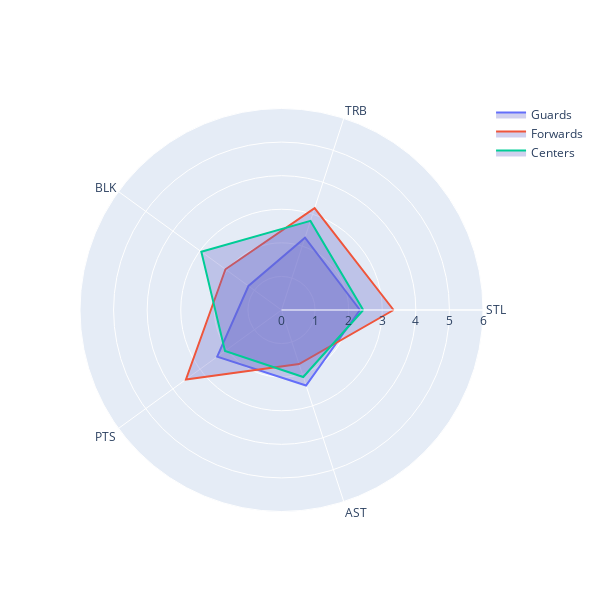

Notebook cell for this chart:
### Code cell
closed_g = close_loop(g_p)
closed_f = close_loop(f_p)
closed_c = close_loop(c_p)
concatted = pd.concat([g_p, f_p, c_p])
concatted = concatted.round(2)
print(concatted)

t1 = time.time()

# Create the polar plot with multiple traces
fig = go.Figure()

# Add trace for the first DataFrame
fig.add_trace(go.Scatterpolar(
    r=closed_g['Col B'],
    theta=closed_g['Col A'],
    mode='lines',
    name='Guards',
    fill='toself',  # Fill area under the curve
    fillcolor='rgba(100, 100, 200, 0.3)'
))

# Add trace for the second DataFrame
fig.add_trace(go.Scatterpolar(
    r=closed_f['Col B'],
    theta=closed_f['Col A'],
    mode='lines',
    name='Forwards',
    fill='toself',  # Fill area under the curve
    fillcolor='rgba(100, 100, 200, 0.3)'
))

fig.add_trace(go.Scatterpolar(
    r=closed_c['Col B'],
    theta=closed_c['Col A'],
    mode='lines',
    name='Centers',
    fill='toself',  # Fill area under the curve
    fillcolor='rgba(100, 100, 200, 0.3)'
))

# Update the layout to set the radial axis range
fig.update_layout(
    width = 600,
    height= 600,
    polar=dict(
        radialaxis=dict(
            range=[0, 6]  # Set the desired range for the radial axis
        )
    ))

### Figure 1 — Plotly figure (JSON) as saved in the notebook; plotly's stock layout.template omitted (floating-point values rounded to 4 significant figures)
{"data": [{"fill": "toself", "fillcolor": "rgba(100, 100, 200, 0.3)", "mode": "lines", "name": "Guards", "r": [2.337, 2.266, 1.217, 2.367, 2.365, 2.337], "theta": ["STL", "TRB", "BLK", "PTS", "AST", "STL"], "type": "scatterpolar"}, {"fill": "toself", "fillcolor": "rgba(100, 100, 200, 0.3)", "mode": "lines", "name": "Forwards", "r": [3.338, 3.19, 2.063, 3.517, 1.693, 3.338], "theta": ["STL", "TRB", "BLK", "PTS", "AST", "STL"], "type": "scatterpolar"}, {"fill": "toself", "fillcolor": "rgba(100, 100, 200, 0.3)", "mode": "lines", "name": "Centers", "r": [2.433, 2.789, 2.951, 2.079, 2.097, 2.433], "theta": ["STL", "TRB", "BLK", "PTS", "AST", "STL"], "type": "scatterpolar"}], "layout": {"height": 600, "polar": {"angularaxis": {"type": "category"}, "radialaxis": {"autorange": false, "range": [0, 6], "type": "linear"}}, "width": 600}}
